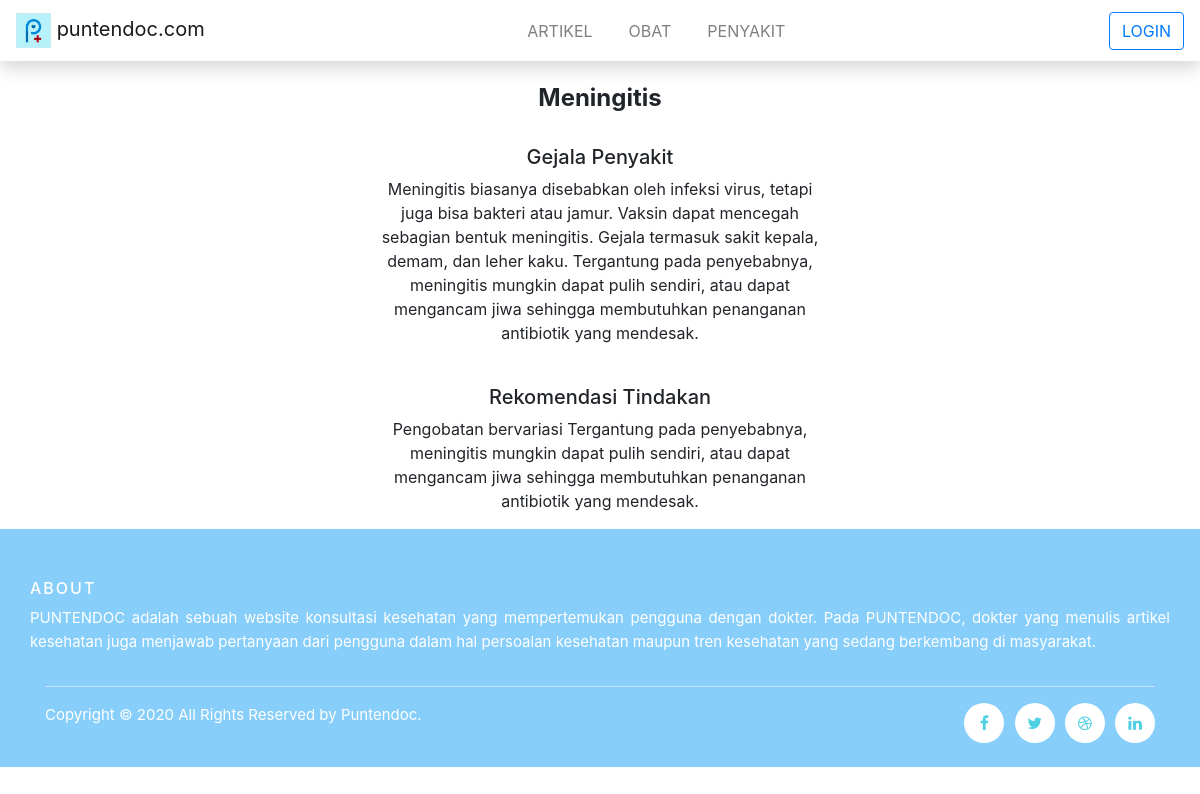
/penyakitdetail/7, run on the app's committed database.
### tables this page shows
CREATE TABLE `tbl_penyakit` (
  `id` int(11) NOT NULL,
  `nama` varchar(50) NOT NULL,
  `gejala` varchar(1000) NOT NULL,
  `tindakan` varchar(1000) NOT NULL,
  `link` varchar(1000) NOT NULL
);

### application/controllers/PenyakitDetail.php (called while the page is built, shortened)
<?php
class PenyakitDetail extends CI_Controller{
	function __construct(){
		$this->load->model('Penyakit');
		$this->load->model('admin');
	}
	public function index($id){
		$penyakit = $this->Penyakit->get_penyakit_by_id($id);
		$data['penyakit'] = $penyakit;
		$data['judul'] = $penyakit[0]->nama;
		if($this->admin->is_role() == "admin"){
            $this->load->view('templates/headadmin', $data);
        }else if ($this->admin->is_role() == "user"){
			$this->load->view('templates/headuser', $data);
		}else{
			$this->load->view('templates/header', $data);
		}
		$this->load->view('show_detail/detail_penyakit', $data);
		$this->load->view('templates/footer');
	}
}

### index.php (called while the page is built, shortened)
<?php
require_once BASEPATH.'core/CodeIgniter.php';

### application/models/Penyakit.php (called while the page is built, shortened)
<?php
	class Penyakit extends CI_Model{
		public function get_penyakit_by_id($id){
			$this->db->where('id', $id);
			return $this->db->get('tbl_penyakit')->result();
		}
	}
?>

### application/views/show_detail/detail_penyakit.php (the view)
<section class="container text-center" style="min-height: 50vh; width:40%">
<br>
	<h4><?= $penyakit[0]->nama?></h4>
	<br>
	<h5>Gejala Penyakit</h5>
	<p><?= $penyakit[0]->gejala?></p>
<br>
<h5>Rekomendasi Tindakan</h5>
	<p><?= $penyakit[0]->tindakan?></p>
</section>

### assets/css/style.css (style rules this page uses)
body { padding-top: 60px; }
h4 { font-weight:700; }

### data on the page
tbl_penyakit: nama "Meningitis", gejala "Meningitis biasanya disebabkan oleh infeksi virus, tetapi juga bisa bakteri atau jamur. Vaksin dapat mencegah sebagian bentuk meningitis. Gejala termasuk sakit kepala, demam, dan leher kaku. Tergantung pada penyebabnya, meningitis mungkin dapat pulih sendiri, atau dapat mengancam jiwa sehingga membutuhkan penanganan antibiotik yang mendesak.", tindakan "Pengobatan bervariasi Tergantung pada penyebabnya, meningitis mungkin dapat pulih sendiri, atau dapat mengancam jiwa sehingga membutuhkan penanganan antibiotik yang mendesak."
